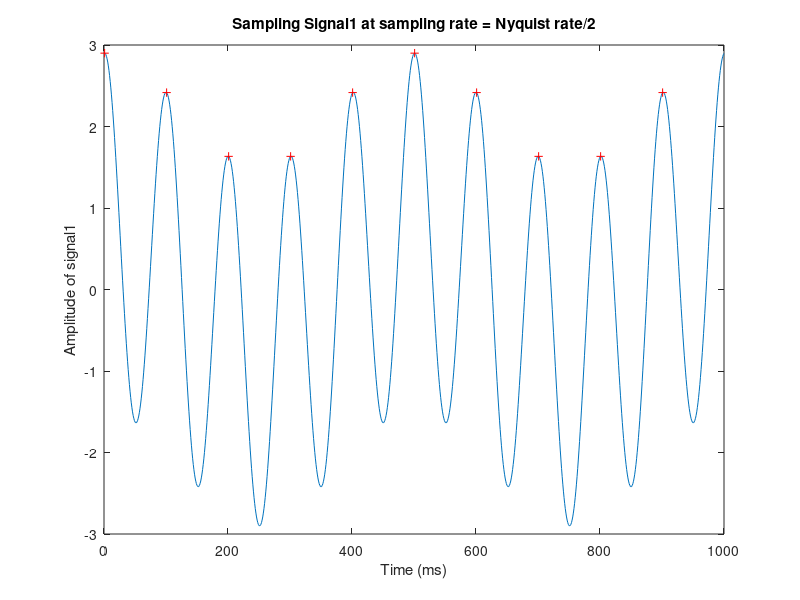
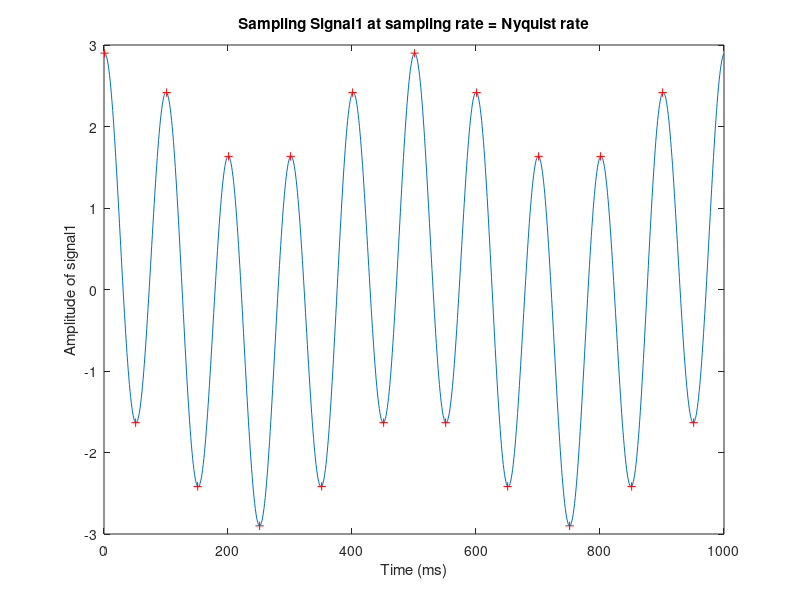
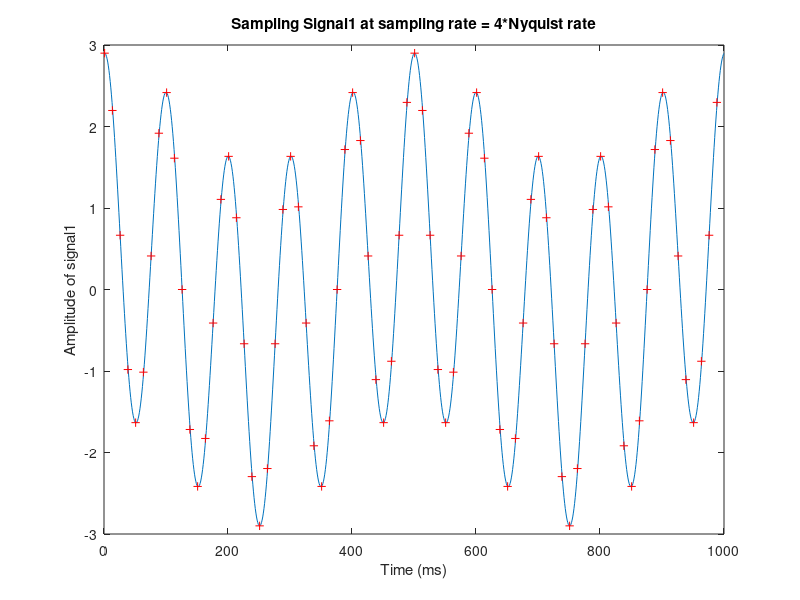
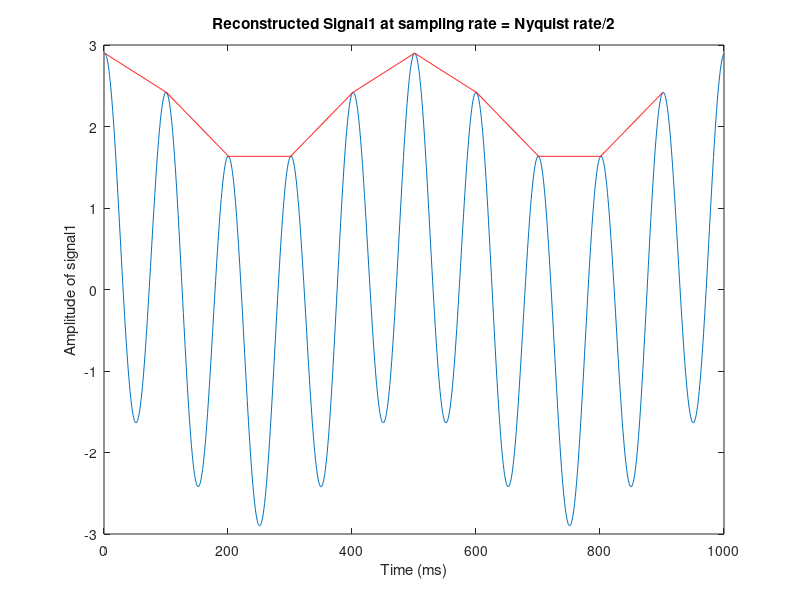

The MATLAB script that drew these images, in order:
clear;
close all;

% load the data from given .mat file
load('signal_lab1.mat');

L = length(signal1);    % length of original signal

Nq = 20;       % Nyquist rate 20 Hz

% 3 sampling rates
sampleRate_a = Nq/2;
sampleRate_b = Nq;
sampleRate_c = 4*Nq;

% uniformly sampled signals
sample_a = signal1(1 : abs(L/sampleRate_a) : L);     % L/sampleRate_a = delta_t, the time step in sampling

sample_b = signal1(1 : abs(L/sampleRate_b) : L);

sample_c = signal1(1 : abs(L/sampleRate_c) : L);


% plotting the sampled signals on original signal
% smaple 
figure
plot(signal1)
hold on
plot( (1 : abs(L/sampleRate_a) : L), sample_a, 'r+')
title('Sampling Signal1 at sampling rate = Nyquist rate/2')
xlabel('Time (ms)')
ylabel('Amplitude of signal1')

figure
plot(signal1)
hold on
plot( (1 : abs(L/sampleRate_b) : L), sample_b, 'r+')
title('Sampling Signal1 at sampling rate = Nyquist rate')
xlabel('Time (ms)')
ylabel('Amplitude of signal1')

figure
plot(signal1)
hold on
plot( (1 : abs(L/sampleRate_c) : L), sample_c, 'r+')
title('Sampling Signal1 at sampling rate = 4*Nyquist rate')
xlabel('Time (ms)')
ylabel('Amplitude of signal1')




%%%%%%%%%%%%%% Part 3 Interpolating to get original signal %%%%%%%%%%%%%%%%

% time intervals for each case
time_a = (1 : abs(L/sampleRate_a) : L);
time_b = (1 : abs(L/sampleRate_b) : L);
time_c = (1 : abs(L/sampleRate_c) : L);

% perform linear interpolation over sampled data in each case
regen_a = interp1(time_a, sample_a, 1:L);
regen_b = interp1(time_b, sample_b, 1:L);
regen_c = interp1(time_c, sample_c, 1:L);

% plot the interpolated signals
figure
plot(signal1)
hold on
plot(regen_a, 'r')
title('Reconstructed Signal1 at sampling rate = Nyquist rate/2')
xlabel('Time (ms)')
ylabel('Amplitude of signal1')

figure
plot(signal1)
hold on
plot(regen_b, 'r')
title('Reconstructed Signal1 at sampling rate = Nyquist rate')
xlabel('Time (ms)')
ylabel('Amplitude of signal1')

figure
plot(signal1)
hold on
plot(regen_c, 'r')
title('Reconstructed Signal1 at sampling rate = 4*Nyquist rate')
xlabel('Time (ms)')
ylabel('Amplitude of signal1')




%%%%%%%%%%%%% computing reconstruction error %%%%%%%%%%%%%%

% Here we are taking the error to be the mean squared error MSE

% variables storing total squared error
totalError_a = 0;
totalError_b = 0;
totalError_c = 0;

% calculating the number of elements of array which have been interpolated
% successfully and over which the error can be found out
elem_a = 0;
elem_b = 0;
elem_c = 0;

for i = 1:L 
    if ~isnan(regen_a(i))   % check if the interpolation has happened
        totalError_a = totalError_a + (signal1(i) - regen_a(i)) * (signal1(i) - regen_a(i));
        elem_a = elem_a + 1;
    end
end
 
MSE_a = totalError_a / elem_a;

for i = 1:L
    if ~isnan(regen_b(i))
        totalError_b = totalError_b + (signal1(i) - regen_b(i)) * (signal1(i) - regen_b(i));
        elem_b = elem_b + 1;
    end
end 

MSE_b = totalError_b / elem_b;

for i = 1:L    
    if ~isnan(regen_c(i))
        totalError_c = totalError_c + (signal1(i) - regen_c(i)) * (signal1(i) - regen_c(i));
        elem_c = elem_c + 1;
    end
end

MSE_c = totalError_c / elem_c;
